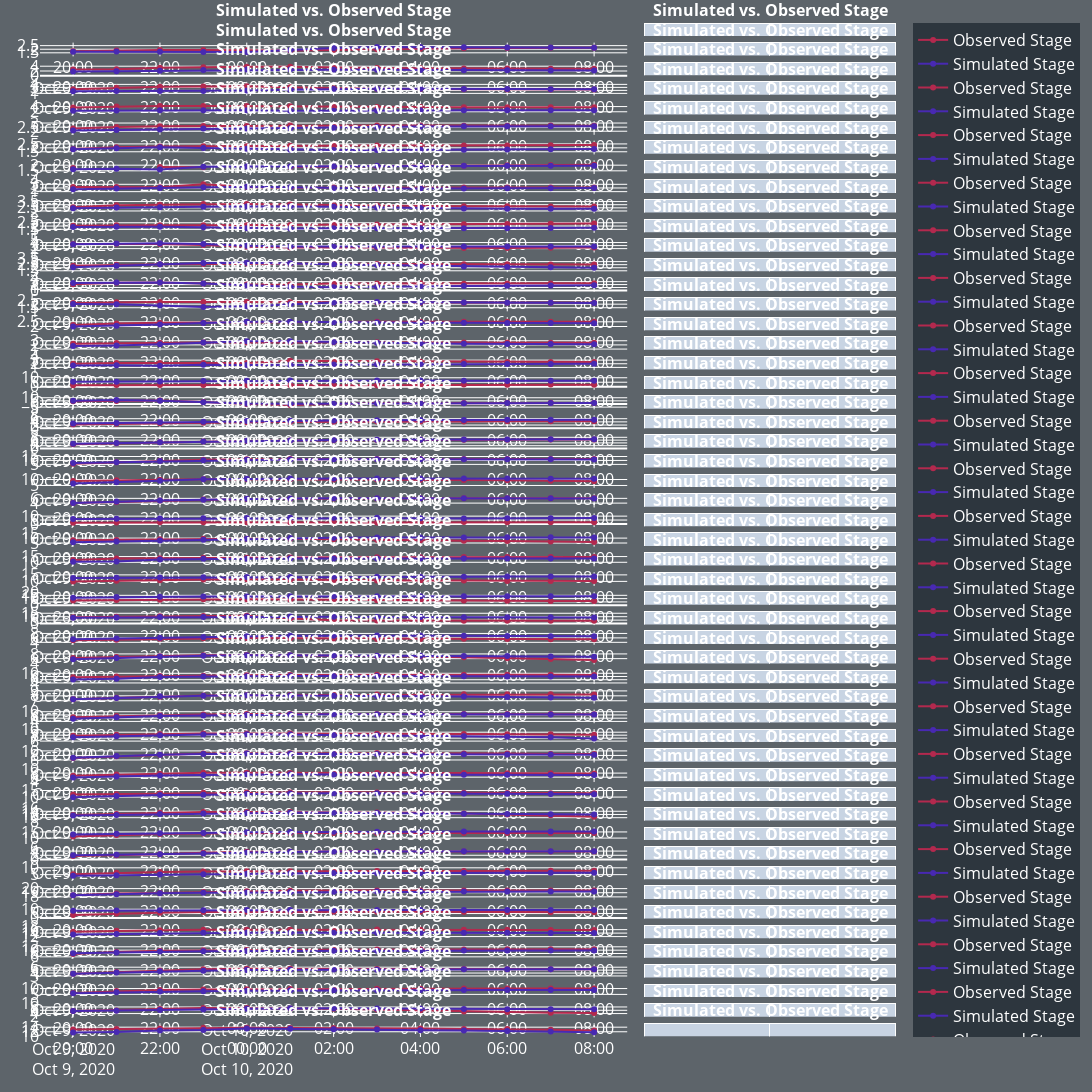

Source (notebook cell):
### Code cell
fig.update_layout(
    {
        'paper_bgcolor':'hsla(210, 26%, 14%, 0.707)',
        'plot_bgcolor':'hsla(210, 26%, 14%, 0)',
        'margin': {
            'l': 40,
            'r': 50,
            "b": 40,
            't': 20,
            # // t: 40, //for plot title
            # 'pad': 20
        },
        'width':width,
        'height':height*len(tcs),
        'font': {
            # 'family': 'roboto',
            'size': 16,
            'color': 'white'
          },
        **tcs[-1]['layout']})
